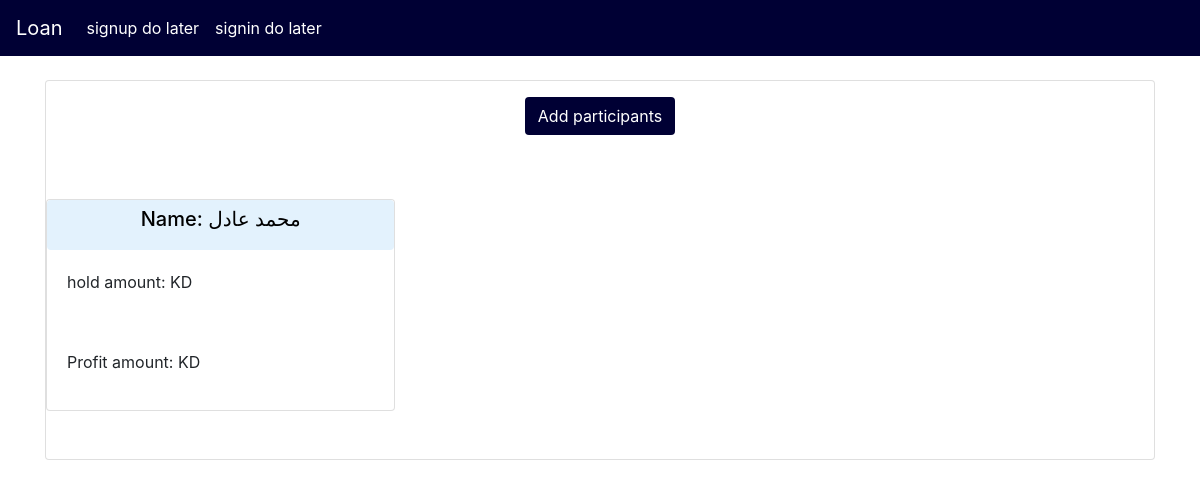
/participants/, run on an earlier commit of the app's database.
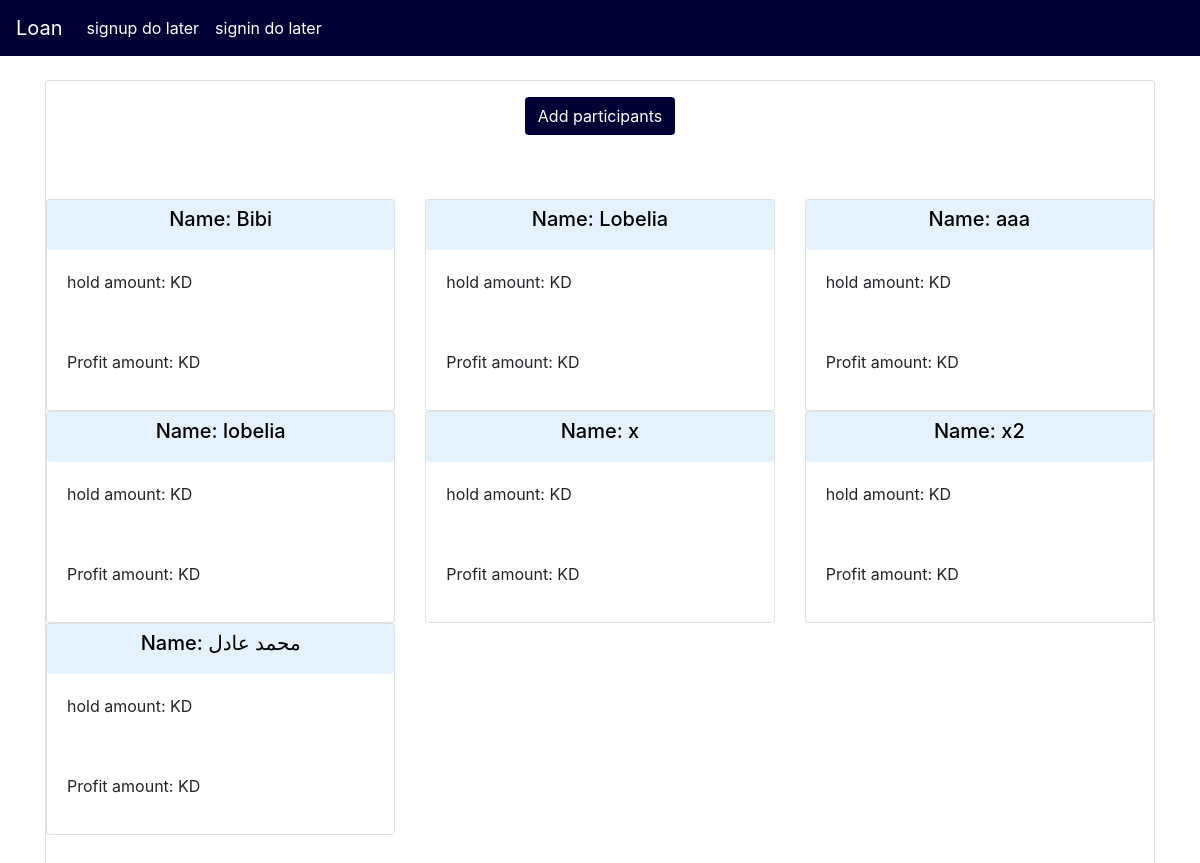
And on a later commit of the database.
### Loans/models.py (models this page shows, shortened)
class Participants(models.Model):
	name = models.CharField(max_length=120)

### Loans/views.py (the view)
# urls.py: path('participants/', views.participants_list, name='participants-list'),
def participants_list(request):
	participants = Participants.objects.all().order_by("name")
	context = {
		"participants": participants,
	}
	return render(request, 'part_list.html', context)

### Loans/templates/part_list.html
{% extends "base.html" %}
{% block content %}
<div class="card">
<div class="row mx-auto my-3">
	<a href="{% url 'participants-creat'%}" class="btn" class="btn" style="background-color: #000034; color: white;">Add participants</a>
</div>
<div class="row my-5">
	{% for x in participants %}
<div class="col-sm-4">
	<div class="card ">
		<a href="{% url 'loan-detail' x.id %}" class="btn" style="background-color: #e3f2fd; color: black;">
				<h5 class="card-title">Name: {{x.name}}</h5>
		</a>
		<div class="card-body">
			<p> hold amount: {{X.part_hold_amount}}KD </p>
		</div>
		<div class="card-body">
			<p> Profit amount: {{X.part_profit_amount}}KD</p>
		</div>
	</div>
</div>
	{% endfor %}
</div>
</div>
{% endblock content %}

### Loans/templates/base.html (shortened to what this page needs)
<!doctype html>
<html lang="en">
  <head>
   <link rel="stylesheet" href="https://stackpath.bootstrapcdn.com/bootstrap/4.4.1/css/bootstrap.min.css">
  </head>
  <body>
    {% include "navbar.html" %}
    <br>
    <div class="container">
      {% block content %}
      {% endblock content %}
    </div>
  </body>
</html>

### Loans/templates/navbar.html (shortened to what this page needs)
  <nav class="navbar navbar-expand-lg navbar-light" style="background-color: #000034;">
      {% if request.user.is_anonymous %}
      <a class="navbar-brand" href="" style="color: white;">Loan</a>
      {% else %}
      <a class="navbar-brand" href="" style="color: white;">{{request.user.username}}</a>
      {% endif %}
      <div class="collapse navbar-collapse" id="navbarNav">
        <ul class="navbar-nav">
          {% if request.user.is_anonymous %}
          <li class="nav-item active">
            <a class="nav-link" style="color: white;" href="">signup do later</a>
          </li>
          <li class="nav-item active">
            <a class="nav-link" style="color: white;" href="">
              signin do later
            </a>
          </li>
            {% else %}
           <li class="nav-item active">
            <a class="nav-link" style="color: white;" href="">New Loan do later</a>
          </li>
          <li class="nav-item active">
            <a class="nav-link" style="color: white;" href="">signout do later</a>
            {% endif %}
        </ul>
      </div>
    </nav>

What changed in the data, as far as the page shows it:
added Participants: name "Bibi"
added Participants: name "Lobelia"
added Participants: name "aaa"
added Participants: name "lobelia"
added Participants: name "x"
added Participants: name "x2"
